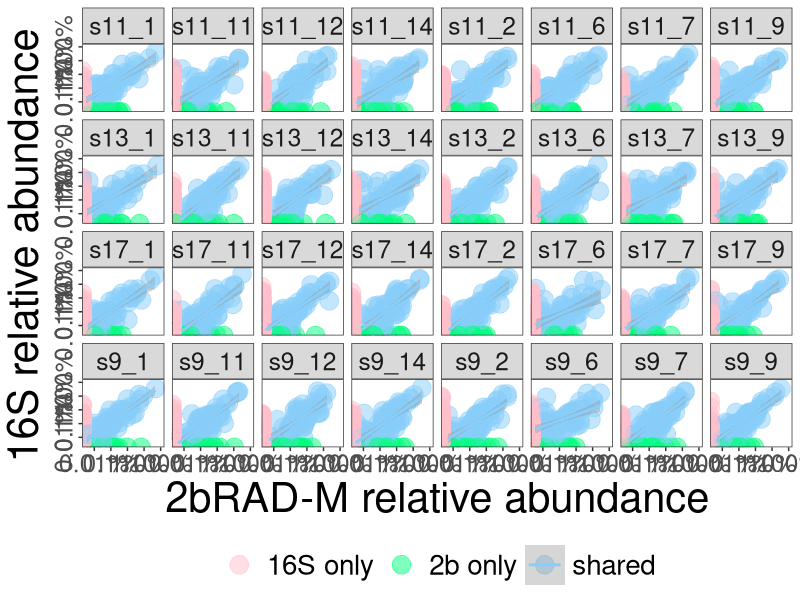
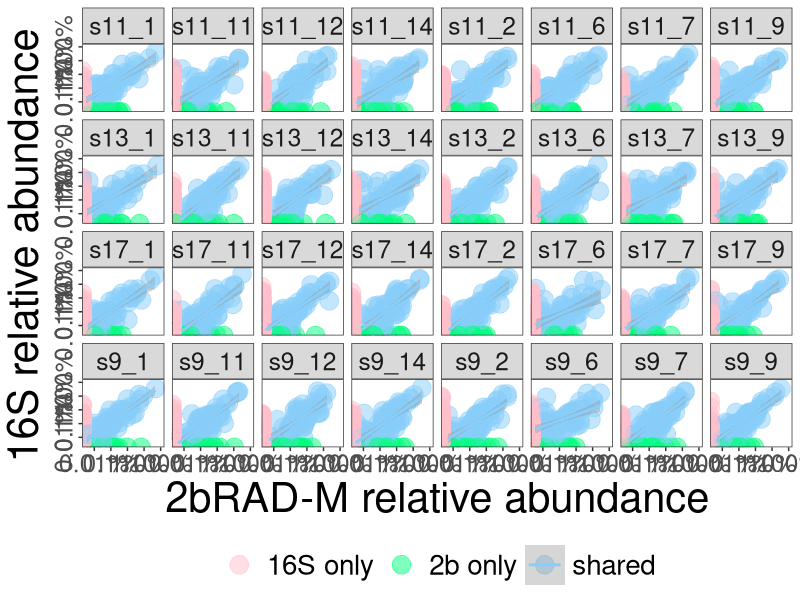

Recreate these plots in R, in order.
library(ggplot2)
merge2 <- read.csv("16S_2b_genus.csv",header = TRUE, sep = "," )
color_mapping <- c("shared" = "#87CEFA", "16S only" = "#FFC0CB", "2b only" = "#00FF7F")
plot <- ggplot(merge2, aes(x = log10(col_2b), y = log10(col_16S), color = Color)) +
  theme_bw() +
  geom_point(size = 6, alpha = 0.5) +
  theme(
    legend.position = "bottom", 
    axis.text.y = element_text(size = rel(2), angle = 90, hjust = 0.5),
    axis.text.x = element_text(size = rel(2)),
    axis.title = element_text(size = 30),
    strip.text.x = element_text(size = rel(2)),
    panel.grid = element_blank(),
    legend.key.size = unit(2, "lines"),
    legend.text = element_text(size = 20),
    legend.title = element_blank()
  ) +
  geom_smooth(method = "lm", level = 0.97) +
  scale_x_continuous(limits = c(-4.5, 0), breaks = c(-4, -3, -2, -1, 0),
                     labels = c("0.01%", "0.1%", "1%", "10%", "100%")) +
  scale_y_continuous(limits = c(-4.5, 0), breaks = c(-4, -3, -2, -1, 0),
                     labels = c("0.01%", "0.1%", "1%", "10%", "100%")) +
  labs(x = '2bRAD-M relative abundance', y = '16S relative abundance') +
  scale_color_manual(values = color_mapping) +
  facet_wrap(~Group, scales = "fixed", nrow = 4)
print(plot)
ggsave("Fig3_test.pdf", plot = plot, width = 29, height = 15)
